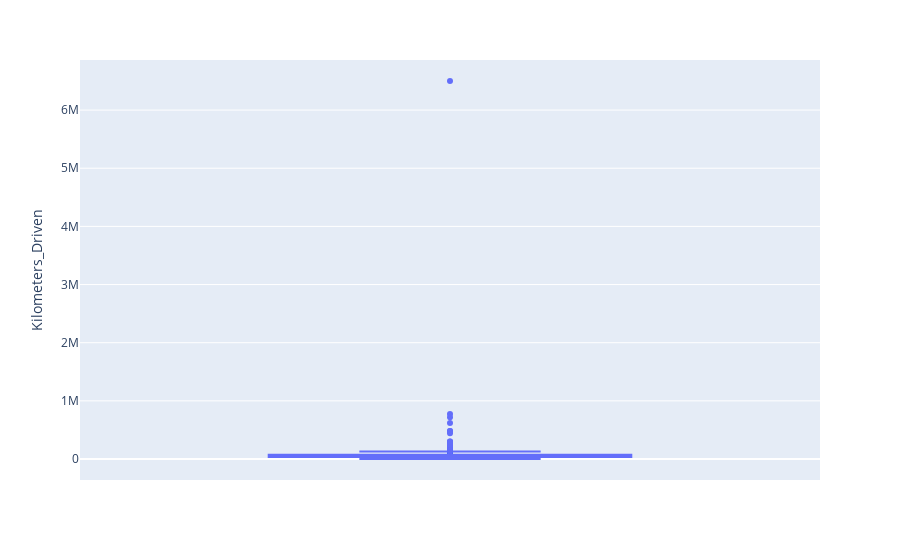

The cell this chart's notebook holds for it:
### Code cell
px.box(df ,y='Kilometers_Driven' )

### Figure 1 — Plotly figure (JSON) as saved in the notebook; plotly's stock layout.template omitted (floating-point values rounded to 4 significant figures; data arrays with more than 128 entries replaced by an {"elided": "..."} marker saying what was removed)
{"data": [{"alignmentgroup": "True", "hovertemplate": "Kilometers_Driven=%{y}<extra></extra>", "legendgroup": "", "marker": {"color": "#636efa"}, "name": "", "notched": false, "offsetgroup": "", "orientation": "v", "showlegend": false, "type": "box", "x0": " ", "xaxis": "x", "y": {"elided": "5981 int values"}, "y0": " ", "yaxis": "y"}], "layout": {"boxmode": "group", "legend": {"tracegroupgap": 0}, "margin": {"t": 60}, "xaxis": {"anchor": "y", "domain": [0, 1]}, "yaxis": {"anchor": "x", "domain": [0, 1], "title": {"text": "Kilometers_Driven"}}}}
